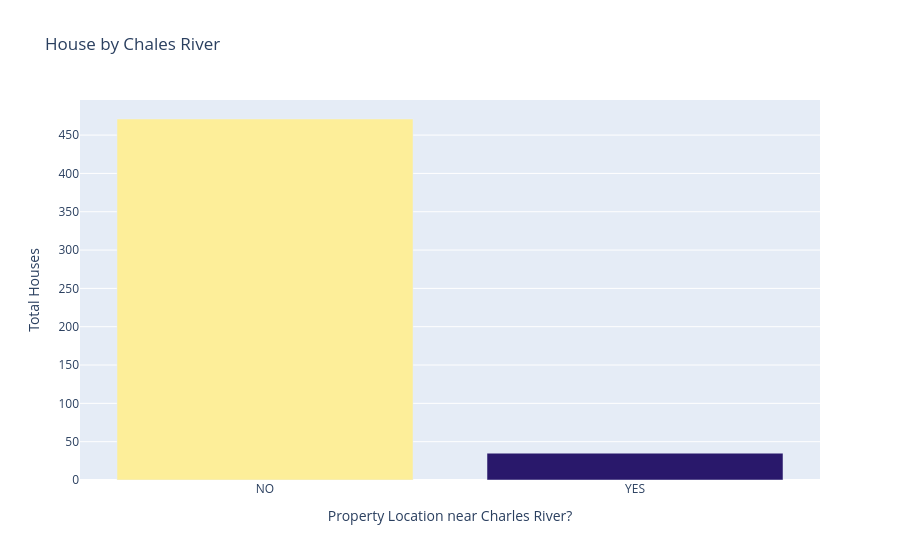

Write notebook code for a chart like this one.
### Code cell
river_access = data['CHAS'].value_counts()

bar = px.bar(x = ['NO', 'YES'], y = river_access.values, color = river_access.values, color_continuous_scale = px.colors.sequential.haline, title = 'House by Chales River')

bar.update_layout(xaxis_title = 'Property Location near Charles River?', yaxis_title = 'Total Houses', coloraxis_showscale = False)

bar.show()

### Figure 1 — Plotly figure (JSON) as saved in the notebook; plotly's stock layout.template omitted (floating-point values rounded to 4 significant figures)
{"data": [{"hovertemplate": "x=%{x}<br>y=%{y}<br>color=%{marker.color}<extra></extra>", "legendgroup": "", "marker": {"color": [471, 35], "coloraxis": "coloraxis", "pattern": {"shape": ""}}, "name": "", "orientation": "v", "showlegend": false, "textposition": "auto", "type": "bar", "x": ["NO", "YES"], "xaxis": "x", "y": [471, 35], "yaxis": "y"}], "layout": {"barmode": "relative", "coloraxis": {"autocolorscale": false, "colorbar": {"title": {"text": "color"}}, "colorscale": [[0, "rgb(41, 24, 107)"], [0.09091, "rgb(42, 35, 160)"], [0.1818, "rgb(15, 71, 153)"], [0.2727, "rgb(18, 95, 142)"], [0.3636, "rgb(38, 116, 137)"], [0.4545, "rgb(53, 136, 136)"], [0.5455, "rgb(65, 157, 133)"], [0.6364, "rgb(81, 178, 124)"], [0.7273, "rgb(111, 198, 107)"], [0.8182, "rgb(160, 214, 91)"], [0.9091, "rgb(212, 225, 112)"], [1, "rgb(253, 238, 153)"]], "showscale": false}, "legend": {"tracegroupgap": 0}, "title": {"text": "House by Chales River"}, "xaxis": {"anchor": "y", "domain": [0, 1], "title": {"text": "Property Location near Charles River?"}}, "yaxis": {"anchor": "x", "domain": [0, 1], "title": {"text": "Total Houses"}}}}
